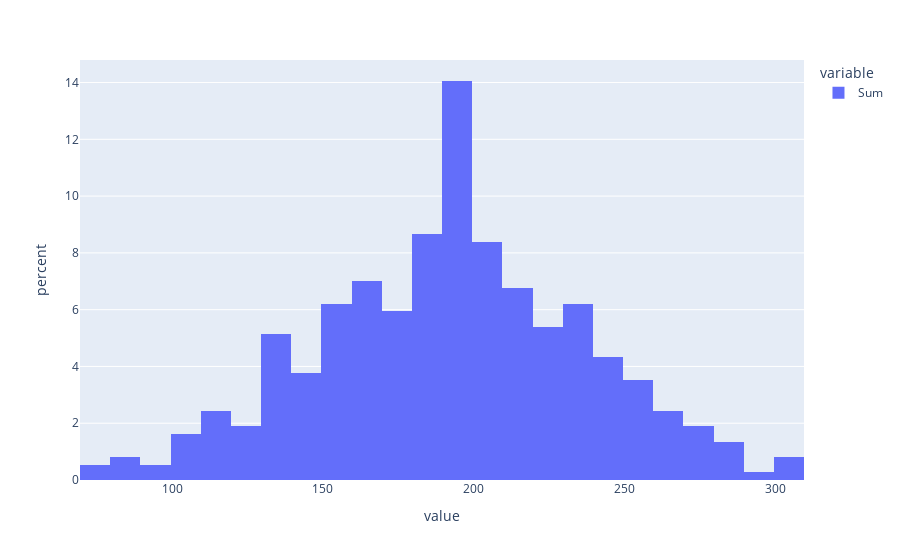

Notebook source saved alongside this figure:
### Code cell
px.histogram(data[['Sum']], histnorm="percent")

### Figure 1 — Plotly figure (JSON) as saved in the notebook; plotly's stock layout.template omitted (floating-point values rounded to 4 significant figures; data arrays with more than 128 entries replaced by an {"elided": "..."} marker saying what was removed)
{"data": [{"alignmentgroup": "True", "bingroup": "x", "histnorm": "percent", "hovertemplate": "variable=Sum<br>value=%{x}<br>percent=%{y}<extra></extra>", "legendgroup": "Sum", "marker": {"color": "#636efa", "pattern": {"shape": ""}}, "name": "Sum", "offsetgroup": "Sum", "orientation": "v", "showlegend": true, "type": "histogram", "x": {"elided": "370 int values"}, "xaxis": "x", "yaxis": "y"}], "layout": {"barmode": "relative", "legend": {"title": {"text": "variable"}, "tracegroupgap": 0}, "margin": {"t": 60}, "xaxis": {"anchor": "y", "domain": [0, 1], "title": {"text": "value"}}, "yaxis": {"anchor": "x", "domain": [0, 1], "title": {"text": "percent"}}}}
